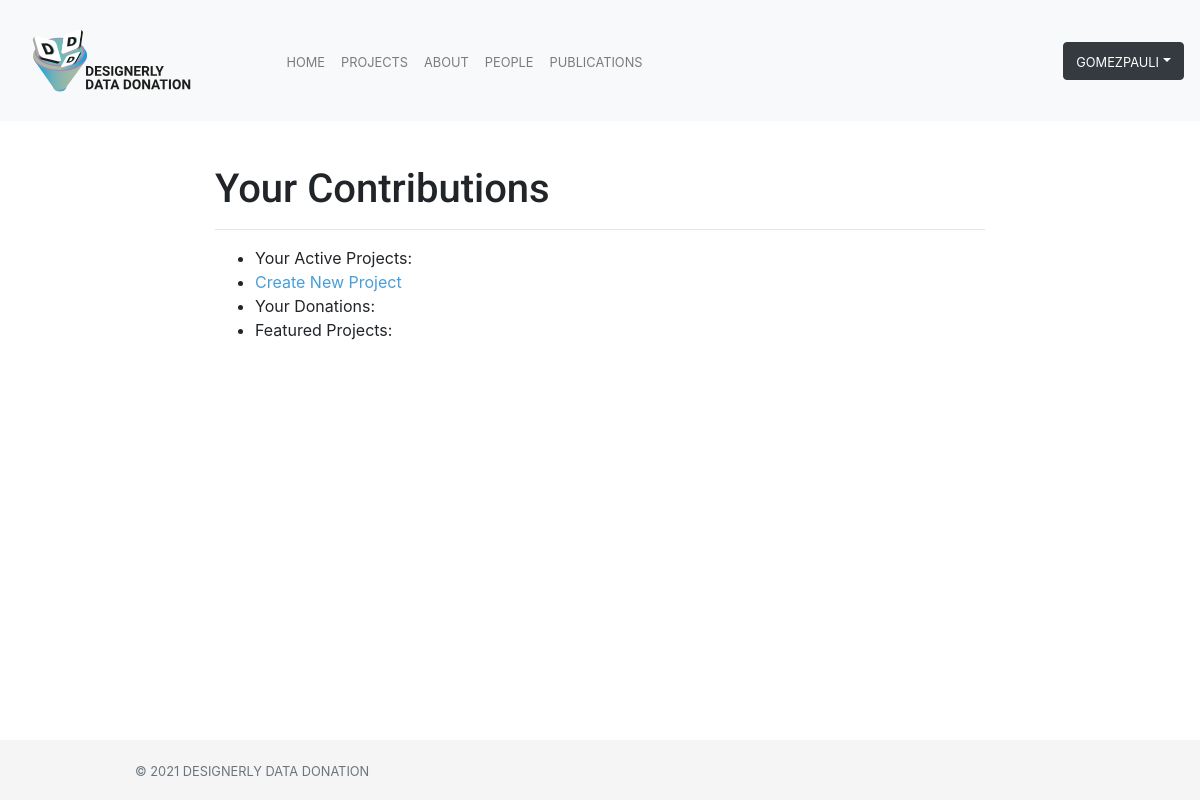
Page /hello/ (signed in) on the earlier database version.
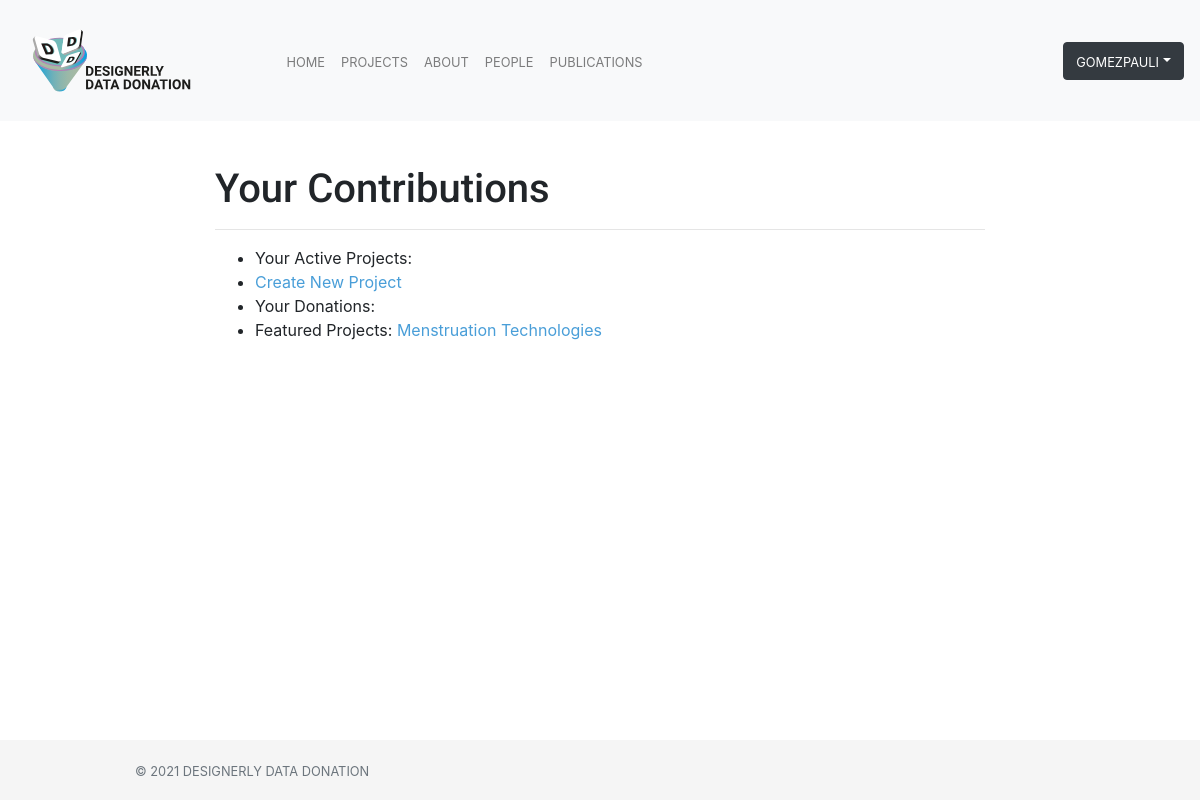
Same page on the later database version.
### bucket_view/models.py (models this page shows)
class Project(models.Model):
    id                      = models.CharField(max_length=100, blank=False, unique=True, primary_key=True)
    user                    = models.ForeignKey(settings.AUTH_USER_MODEL, on_delete=models.CASCADE)
    title                   = models.CharField(max_length=100, blank=False) # Short string field to hold project name
    description_tweet       = models.CharField(max_length=280, blank=False)  # Tweet-Like description of project
    description             = models.TextField(blank=False)  # Large string frield to hold a piece of text
    hrec                    = models.BooleanField(default=False)
    data                    = models.JSONField(blank=False, null=True)
    image                   = models.ImageField(upload_to="images", blank=True, null=True) #TODO: Figure this out
    start                   = models.DateField(blank=False)  # Start of project
    end                     = models.DateField(blank=False)  # End of project
    data_info               = models.TextField(blank=False, null=True)
    groupId                 = models.CharField(max_length=200, unique=True, default=None)
    def active(self):
        now = datetime.date.today()
        if self.start <= now and now <= self.end:
            return True
        return False

### bucket_view/views.py (the view)
# urls.py: path("hello/", views.bucket_hello, name="hello"),
def bucket_hello(request):
    project = Project.objects.all()
    context = {
        'project': project
    }
    return render(request, 'bucket_hello.html', context)

### bucket_view/templates/bucket_hello.html (shortened to what this page needs)
{% extends "base.html" %}
{% block page_content %}
<section style="padding-top: 50px; padding-bottom: 50px">
    <div class="col-md-8 offset-md-2" style="align-content: center; background-size: cover; padding-top: 20px">
        <h1>Your Contributions</h1>
          <hr>
        <ul>
            <li>Your Active Projects:
            </li>
            <li><a href="/new_project/">Create New Project</a></li>
            <li>Your Donations:</li>
            <li>Featured Projects:
            {% for p in project %}
                {% if p.user != user and p.active%}
                    <a href="{% url 'project_view' p.pk %}">{{ p.title }}</a>
                {% endif %}
            {% endfor %}</li>
        </ul>
    </div>
</section>
{% endblock %}

Differences in the rows shown:
added Project: title "Menstruation Technologies"
